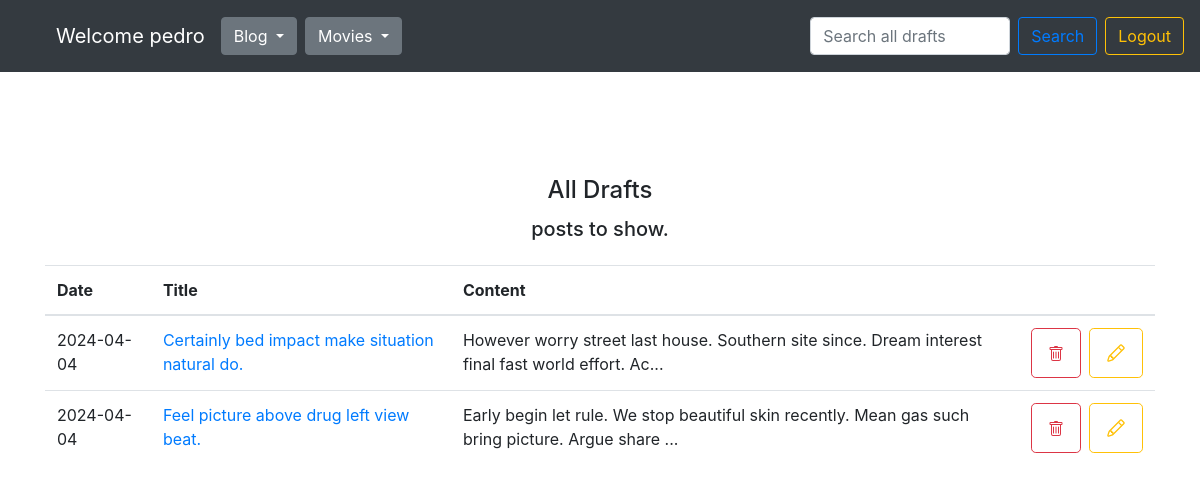
Page /drafts/ (signed in) on the earlier database version.
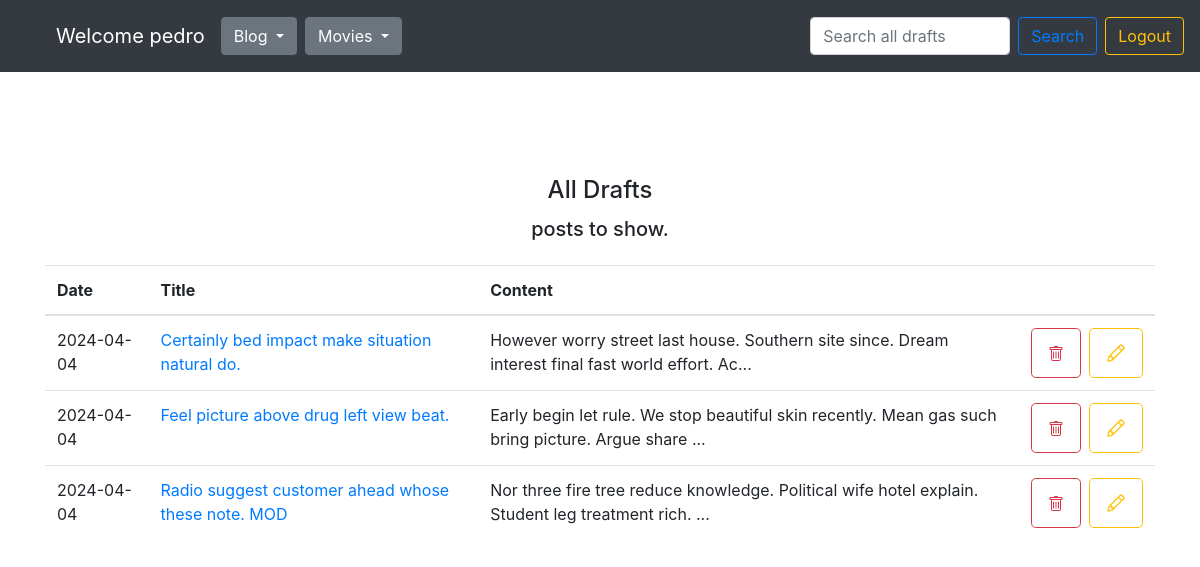
Same page on the later database version.
### blog/models.py (models this page shows)
class Entry(db.Model):
    id = db.Column(db.Integer, primary_key=True)
    title = db.Column(db.String(80), nullable=False)
    content = db.Column(db.Text, nullable=False)
    creation_date = db.Column(db.DateTime, nullable=False,
                              default=datetime.utcnow)
    is_published= db.Column(db.Boolean, default=False)
    comments = db.relationship("Comment", backref="entry")
    category_id = db.Column(db.Integer, db.ForeignKey('category.id'))
    user_id = db.Column(db.Integer, db.ForeignKey('user.id'))

### blog/routes.py (the view)
@app.route('/drafts/')
@login_required
def list_drafts():
    clear_caterogies_db()
    user_id = session.get('user_id')
    all_categories = Category.query.all()
    all_posts = Entry.query.filter_by(is_published=True).order_by(Entry.creation_date.desc())
    drafts = Entry.query.filter_by(is_published=False).filter(and_(Entry.user_id == user_id)).order_by(Entry.creation_date.desc())
    return render_template("drafts.html",
                           user = User.query.filter(User.id == user_id).first(),
                           drafts=drafts,
                           all_categories=all_categories,
                           all_posts_counter=all_posts.count(),
                           drafts_counter=drafts.count(),
                           )

### blog/routes.py (called while the page is built)
def login_required(view_func):
    @functools.wraps(view_func)
    def check_permissions(*args, **kwargs):
        if session.get('logged_in'):
            return view_func(*args, **kwargs)
        return redirect(url_for('login', next=request.path))
    return check_permissions

@app.context_processor
def inject_template_name():
    return {'template_name': g.get('template_name', 'unknown')}

@app.context_processor
def utility_processor():
    def tmdb_image_url(path, size):
        return tmdb_client.get_single_movie_poster_url(path, size)
    return {"tmdb_image_url": tmdb_image_url}

@app.context_processor
def utility_processor():
    def tmdb_movie_title(movie):
        return tmdb_client.get_single_movie_title(movie)
    return {"tmdb_movie_title": tmdb_movie_title}

@app.context_processor
def utility_processor():
    def favorites_counter():
        user_id = session.get('user_id')
        favorites = Favorite.query.filter(Favorite.user_id == user_id).all()
        return len(favorites)
    return {"favorites_counter": favorites_counter}

### blog/templates/drafts.html (shortened to what this page needs)
{% set template_name = 'drafts' %}
{% extends "base.html" %}
{% block content %}
<div class="d-flex flex-column justify-content-center align-items-center">
  {% if search_query %}
    <h4>Search results for: {{ search_query }}</h4>
    <h5 class="mt-1 mb-4">Found {{ counter }} posts.</h5>
  {% else %}
    <h4>All Drafts</h4>
    <h5 class="mt-1 mb-4">{{ counter }} posts to show.</h5>
  {% endif %}
</div>
<table class="table">
  <thead>
    <tr>
      <th scope="col">Date</th>
      <th scope="col">Title</th>
      <th scope="col">Content</th>
      <th scope="col"></th>
    </tr>
  </thead>
  <tbody>
  {% for post in drafts %}
    <tr>
      <td>
        {{ post.creation_date.strftime('%Y-%m-%d') }}
      </td>
      <td>
        <a href="{{ url_for('edit_entry', entry_id=post.id) }}">
          {{ post.title }}
        </a>
        </td>
        <td>{{ post.content|truncate(100, true) }}</td>
        <td>
          <div class="d-flex flex-row justify-content-end align-items-center gap-2">
            <form class="mr-2" action="/delete-post/{{ post.id }}" method="POST">
              <button type="submit" class="btn btn-outline-danger btn-lg">
              </button>
            </form>
            <form action="/edit-post/{{ post.id }}" method="POST">
              <button type="submit" class="btn btn-outline-warning btn-lg">
              </button>
            </form>
          </div>
        </td>
      </tr>
  {% endfor %}
  </tbody>
</table>
{% endblock %}

Differences in the rows shown:
now on this page (row edited): Entry: creation_date "2024-04-04", title "Radio suggest customer ahead whose these note. MOD", content "Nor three fire tree reduce knowledge. Political wife hotel explain. Student leg treatment rich. ..."
